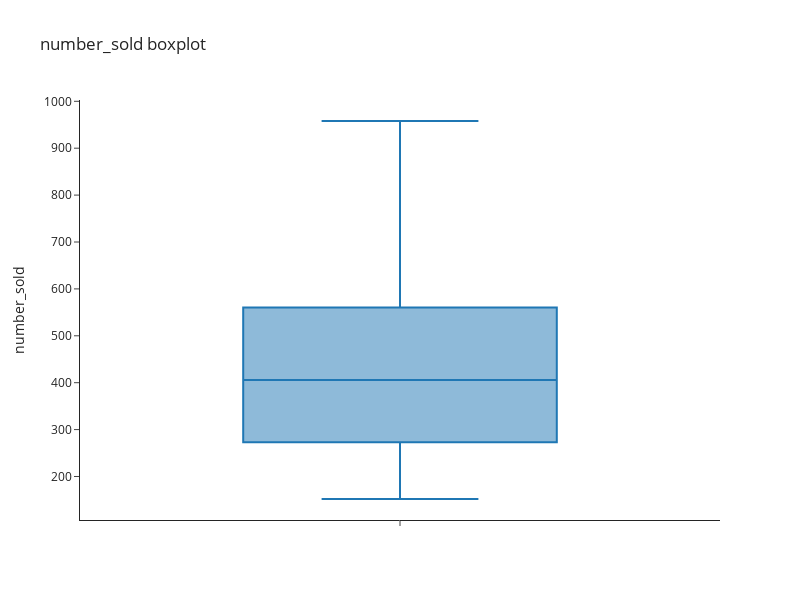

Notebook source saved alongside this figure:
### Markdown cell above
### Looking at outliers

<p> There is no outliers in this dataset.

### Code cell
fig=px.box(df,y="number_sold",hover_data=df.columns, template="simple_white", title="number_sold boxplot")
fig.update_layout(width=800, height=600)
fig.show()

### Figure 1 — Plotly figure (JSON) as saved in the notebook; plotly's stock layout.template omitted (floating-point values rounded to 4 significant figures; data arrays with more than 128 entries replaced by an {"elided": "..."} marker saying what was removed)
{"data": [{"alignmentgroup": "True", "customdata": {"elided": "144x1 str values"}, "hovertemplate": "number_sold=%{y}<br>month=%{customdata[0]}<extra></extra>", "legendgroup": "", "marker": {"color": "#1F77B4"}, "name": "", "notched": false, "offsetgroup": "", "orientation": "v", "showlegend": false, "type": "box", "x0": " ", "xaxis": "x", "y": {"elided": "144 int values"}, "y0": " ", "yaxis": "y"}], "layout": {"boxmode": "group", "height": 600, "legend": {"tracegroupgap": 0}, "title": {"text": "number_sold boxplot"}, "width": 800, "xaxis": {"anchor": "y", "domain": [0, 1]}, "yaxis": {"anchor": "x", "domain": [0, 1], "title": {"text": "number_sold"}}}}
